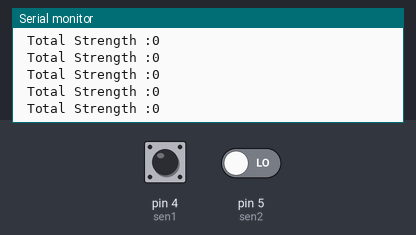
Recording of a sketch running on a simulated Arduino Uno, built with avr-gcc and run on an emulated ATmega328P. Parts: the last lines printed to the serial monitor. The inputs (shaded band) are chosen by the test bench; at power-on: pin 4 (sen1) LOW, pin 5 (sen2) LOW.

Above: at 1.2 s.
1.3 s: pin 4 (sen1) driven HIGH
At 2.5 s:
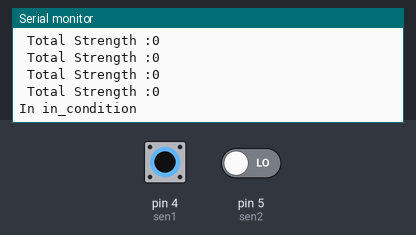
4.3 s: pin 5 (sen2) driven HIGH
At 5.2 s:
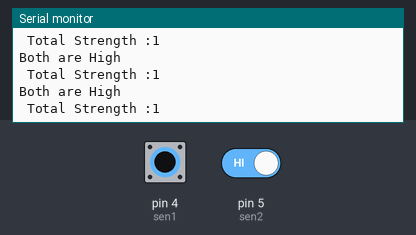
5.8 s: pin 4 (sen1) driven LOW
At 7.1 s:
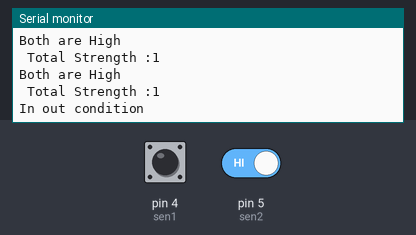
8.8 s: pin 4 (sen1) driven HIGH
At 9.6 s:
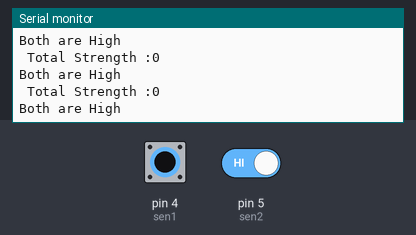
11.8 s: pin 4 (sen1) pulsed LOW 2 times (0.12 s each, 0.3 s apart)
At 12.7 s:
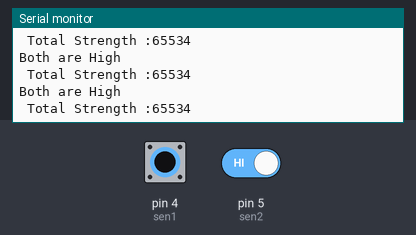
15.4 s: pin 4 (sen1) driven LOW and pin 5 (sen2) driven LOW
Timing chart, 0 to 18.4 s (numbered marks = the images above; inputs shaded):
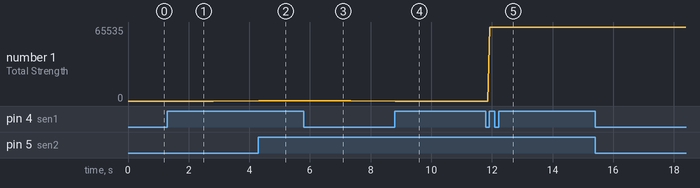

Measured:
- after the input at 1.3 s, the serial monitor: prints a new line after 0.07 s (image 1)
- after the input at 4.3 s, the serial monitor: prints a new line at once (image 2)
- after the input at 5.8 s, the serial monitor: prints a new line after 0.10 s (image 3)
- after the input at 8.8 s, the serial monitor: prints a new line at once (image 4)
- after the input at 11.8 s, the serial monitor: prints a new line after 0.09 s (image 5)
- plotted number 1: 0 → 1 after the input at 4.3 s, 1 → 0 after the input at 8.8 s, 0 → 65534 after the input at 11.8 s

The sketch:

Debug_millis__.ino
```cpp
unsigned long previousMillis=0;
unsigned long currentMillis;
unsigned int interval=1500;
unsigned int in=0;
unsigned int entering=0;
unsigned int leaving=0;
unsigned int total=0;
unsigned int out=0;
int sen1=4;
int sen2=5;
int val_1=0;
int val_2=0;
void setup()
{
 pinMode(sen1,INPUT);
 pinMode(sen2,INPUT);
 Serial.begin(9600);
}

void loop()
{
  val_1=digitalRead(sen1);
  val_2=digitalRead(sen2);
  if((val_1==HIGH && val_2==LOW))
  {
      currentMillis=millis();
      previousMillis=currentMillis;
      in_condition();
  }

else if((val_2==HIGH && val_1==LOW))
{
  currentMillis=millis();
  previousMillis=currentMillis;
  out_condition();
}

else if((val_2 == HIGH && val_1 == HIGH))
{
  Serial.println("Both are High");
}

actual_strength();
}

void in_condition()
{
   Serial.println("In in_condition");
   while(val_2 != HIGH)
    {

       currentMillis=millis();
        if( (currentMillis-previousMillis) >=interval)
        {
          Serial.println("Timeout..!!");
          break;
          }


     val_2=digitalRead(sen2);

      }
      if( val_2 == HIGH){
        Serial.println("Person In..!!");
        //in=1;
        total++;
      }

}

void out_condition()
{
  Serial.println("In out condition");
     val_1=0;
    while(val_1 !=HIGH)
    {
      currentMillis=millis();
      if((currentMillis-previousMillis)>=interval)
        {
          Serial.println("timeout...!");
          break;
        }
      val_1=digitalRead(sen1);
       }


      if(val_1==HIGH)
      {
        Serial.println("person out"); // if you put in if-else ststement then you can check only one sensors and if you put in only if condition then you shold check the status of all sensors connected.
       // out=1;
       total--;
      }

  }

  void actual_strength()
  {
//     if(in > out)
//        entering=1;
//     if(out>in)
//        leaving=1;
//
//        if((in+out)==2)
//          {
//            if(entering==1)
//             total=total+1;
//            else if(leaving==1)
//              total=total-1;
//          }
//        Serial.println("Actual Strength in Room :");
//        Serial.println(total);
//        entering=0;
//        leaving=0;
//        in=0;
//        out=0;


Serial.print(" Total Strength :");
Serial.println(total);
    }
```
